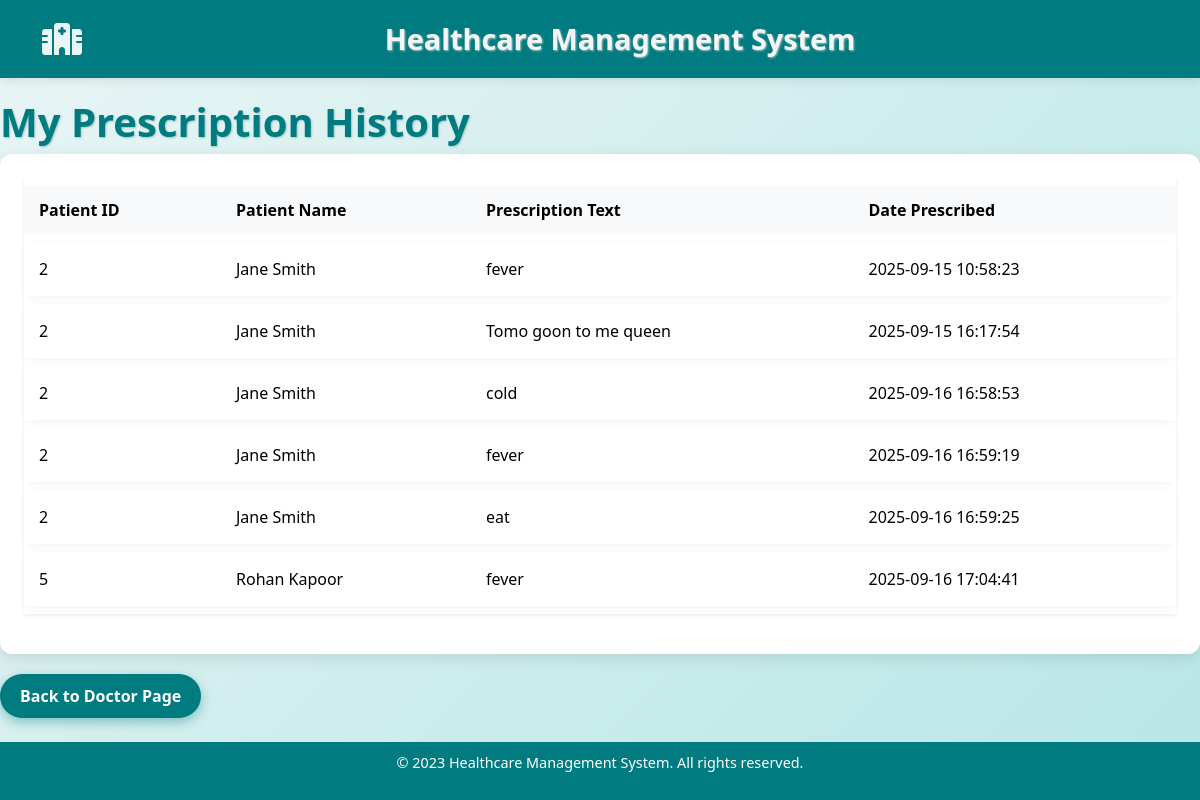
The page /docdrughistory (signed in) on the database its author committed.
### models.py (models this page shows)
class Prescription(db.Model):
    id = db.Column(db.Integer, primary_key=True)
    patient_id = db.Column(db.Integer, db.ForeignKey('patient.id'), nullable=False)
    doctor_id = db.Column(db.Integer, db.ForeignKey('doctor.id'), nullable=False)
    prescription_text = db.Column(db.Text, nullable=False)
    date = db.Column(db.DateTime, default=without_microseconds)

class Patient(db.Model):
    id = db.Column(db.Integer, primary_key=True)
    name = db.Column(db.String(100), nullable=False)
    gender = db.Column(db.String, nullable=False)
    age = db.Column(db.Integer, nullable=False)
    phone = db.Column(db.Integer, nullable=False)
    address = db.Column(db.String, nullable=False)
    department = db.Column(db.String, nullable=False)

### app.py (the view)
@app.route('/docdrughistory')
@login_required
def docdrughistory():
    prescriptions = db.session.query(Prescription, Patient).join(Patient, Prescription.patient_id == Patient.id).filter(Prescription.doctor_id == current_user.id).all()
    return render_template('docdrughistory.html', prescriptions=prescriptions)

### app.py (called while the page is built)
@login.user_loader
def load_user(user_id):
    try:
        return Doctor.query.get(int(user_id))
    except Exception as e:
        logger.error(f"Error loading user {user_id}: {e}")
        return None

### templates/docdrughistory.html (shortened to what this page needs)
{% extends "base.html" %}
{% block content %}
    <h1>My Prescription History</h1>
    <div class="container-fluid p-4">
        <table class="table table-bordered align-middle shadow-sm">
            <thead class="table-light">
                <tr>
                    <th>Patient ID</th>
                    <th>Patient Name</th>
                    <th>Prescription Text</th>
                    <th>Date Prescribed</th>
                </tr>
            </thead>
            <tbody>
                {% for prescription, patient in prescriptions %}
                <tr>
                    <td>{{ patient.id }}</td>
                    <td>{{ patient.name }}</td>
                    <td>{{ prescription.prescription_text }}</td>
                    <td>{{ prescription.date.strftime('%Y-%m-%d %H:%M:%S') }}</td>
                </tr>
                {% endfor %}
            </tbody>
        </table>
    </div>
    <a href="{{ url_for('docpro') }}" class="btn btn-primary">Back to Doctor Page</a>
{% endblock %}

### static/style.css (style rules this page uses)
body { background-color: #f8f9fa; font-family: 'Segoe UI', sans-serif; }
.table td, .table th { vertical-align: middle; }

### templates/base.html (style rules this page uses)
body { background: linear-gradient(135deg, #e9f5f5 0%, #b8e6e6 100%); font-family: 'Segoe UI', Tahoma, Geneva, Verdana, sans-serif; color: #333; margin: 0; padding: 0; min-height: 100vh; display: flex; flex-direction: column; }
h1, h2, h3, h4, h5, h6 { color: #007b7f; font-weight: 700; text-shadow: 1px 1px 2px #a0c4c4; }
.container-fluid { max-width: 1200px; background: white; border-radius: 12px; box-shadow: 0 4px 15px rgba(0,0,0,0.1); padding: 30px; margin: 0 auto 20px auto; }
.btn-primary { background-color: #007b7f; border: none; border-radius: 25px; padding: 10px 20px; font-weight: 600; box-shadow: 0 4px 12px rgba(0,123,127,0.4); transition: background-color 0.3s ease; }
.table { border-collapse: separate; border-spacing: 0 8px; width: 100%; }
.table thead tr { background-color: #007b7f; color: white; font-weight: 600; border-radius: 12px; }
.table thead th { padding: 12px 15px; text-align: left; border: none; }
.table tbody tr { background-color: #f0f8f8; border-radius: 12px; box-shadow: 0 2px 8px rgba(0,0,0,0.05); transition: background-color 0.3s ease; }
.table tbody td { padding: 15px; vertical-align: middle; font-size: 1rem; border: none; }

### rows shown on the page
Prescription: id "2", name "Jane Smith", prescription_text "fever", date "2025-09-15 10:58:23"
Prescription: id "2", name "Jane Smith", prescription_text "Tomo goon to me queen", date "2025-09-15 16:17:54"
Prescription: id "2", name "Jane Smith", prescription_text "cold", date "2025-09-16 16:58:53"
Prescription: id "2", name "Jane Smith", prescription_text "fever", date "2025-09-16 16:59:19"
Prescription: id "2", name "Jane Smith", prescription_text "eat", date "2025-09-16 16:59:25"
Prescription: id "5", name "Rohan Kapoor", prescription_text "fever", date "2025-09-16 17:04:41"
